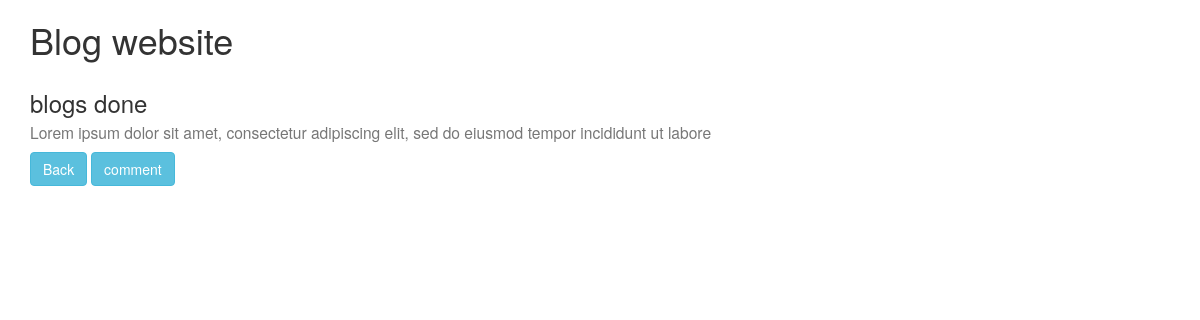
The app's page //readblog/5 with its own data.
### blogwebsite/models.py (models this page shows)
class Blogs(models.Model):
    blodid = models.ForeignKey(User, on_delete=models.CASCADE,related_name='blogid')
    title=models.CharField(max_length=200,null=True)
    description=models.CharField(max_length=1200,null=True)
    date=models.DateField(auto_now_add=True,null=True)
    no_of_views = models.IntegerField(default=0,null=True,blank=True)

### blogwebsite/views.py (the view)
# urls.py: path('/readblog/<int:id>',views.readblog,name='readblog'),
def readblog(request,id):
    blogread = Blogs.objects.get(id=id)
    totalseen = Blogs.objects.get(id=id)
    totalseen.no_of_views = totalseen.no_of_views + 1
    totalseen.save()
    return render(request,'readblog.html',{'blogread':blogread,'id':id})

### blogwebsite/templates/readblog.html (shortened to what this page needs)
{% extends "layout.html" %}
{% block content %}
<h3>
    {{blogread.title}}
    <br>
  <small class="text-muted">{{blogread.description}}</small>
</h3>
<a href="{% url 'blogindex'  %}"><button class="btn btn-info">Back</button></a>
<a href="{% url 'commentonblog' id %}"><button class="btn btn-info">comment</button></a>
{% endblock %}

### records on screen
Blogs: title "blogs done", description "Lorem ipsum dolor sit amet, consectetur adipiscing elit, sed do eiusmod tempor incididunt ut labore"
